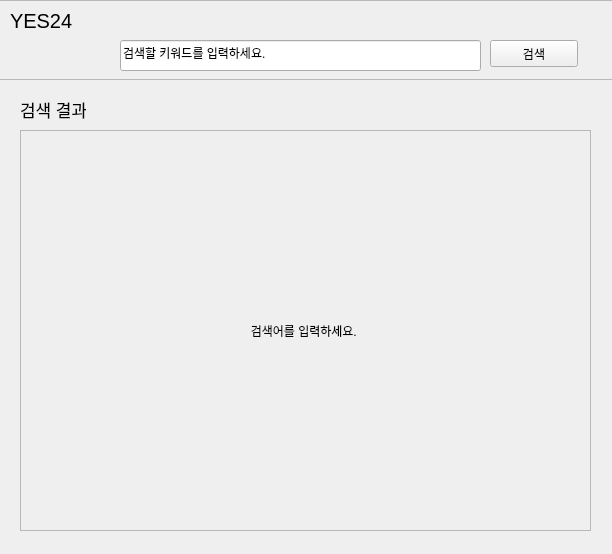
<?xml version="1.0" encoding="UTF-8"?>
<ui version="4.0">
 <class>Form</class>
 <widget class="QWidget" name="Form">
  <property name="geometry">
   <rect>
    <x>0</x>
    <y>0</y>
    <width>612</width>
    <height>554</height>
   </rect>
  </property>
  <property name="windowTitle">
   <string>Form</string>
  </property>
  <widget class="QLabel" name="label_2">
   <property name="geometry">
    <rect>
     <x>20</x>
     <y>130</y>
     <width>571</width>
     <height>401</height>
    </rect>
   </property>
   <property name="frameShape">
    <enum>QFrame::StyledPanel</enum>
   </property>
   <property name="text">
    <string>검색어를 입력하세요. </string>
   </property>
   <property name="alignment">
    <set>Qt::AlignCenter</set>
   </property>
  </widget>
  <widget class="QFrame" name="frame">
   <property name="geometry">
    <rect>
     <x>-10</x>
     <y>0</y>
     <width>631</width>
     <height>80</height>
    </rect>
   </property>
   <property name="frameShape">
    <enum>QFrame::StyledPanel</enum>
   </property>
   <property name="frameShadow">
    <enum>QFrame::Raised</enum>
   </property>
   <widget class="QLabel" name="label">
    <property name="geometry">
     <rect>
      <x>20</x>
      <y>10</y>
      <width>71</width>
      <height>21</height>
     </rect>
    </property>
    <property name="font">
     <font>
      <pointsize>15</pointsize>
     </font>
    </property>
    <property name="text">
     <string>YES24</string>
    </property>
   </widget>
   <widget class="QLineEdit" name="lineEdit">
    <property name="geometry">
     <rect>
      <x>130</x>
      <y>40</y>
      <width>361</width>
      <height>31</height>
     </rect>
    </property>
    <property name="text">
     <string>검색할 키워드를 입력하세요. </string>
    </property>
    <property name="alignment">
     <set>Qt::AlignLeading|Qt::AlignLeft|Qt::AlignVCenter</set>
    </property>
   </widget>
   <widget class="QPushButton" name="pushButton">
    <property name="geometry">
     <rect>
      <x>500</x>
      <y>40</y>
      <width>88</width>
      <height>27</height>
     </rect>
    </property>
    <property name="text">
     <string>검색</string>
    </property>
   </widget>
  </widget>
  <widget class="QLabel" name="label_3">
   <property name="geometry">
    <rect>
     <x>20</x>
     <y>100</y>
     <width>66</width>
     <height>19</height>
    </rect>
   </property>
   <property name="font">
    <font>
     <pointsize>13</pointsize>
    </font>
   </property>
   <property name="text">
    <string>검색 결과</string>
   </property>
  </widget>
 </widget>
 <resources/>
 <connections/>
</ui>
